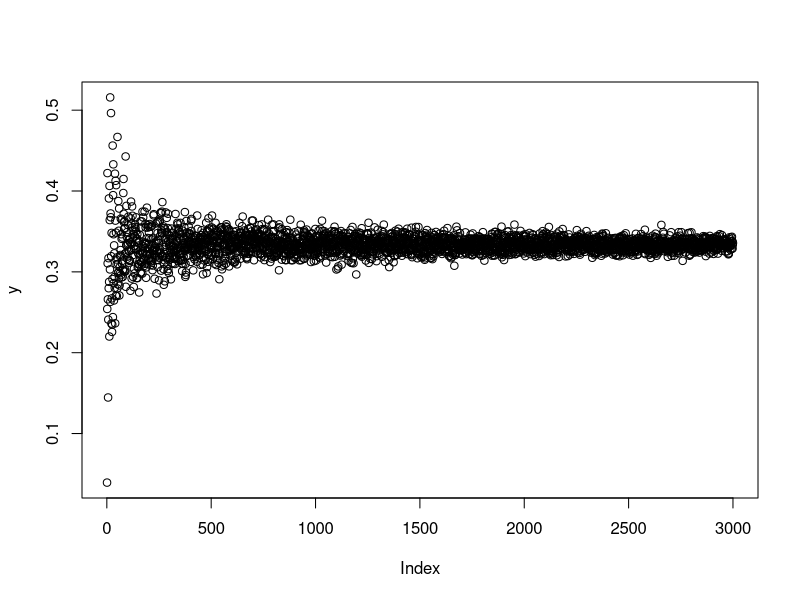
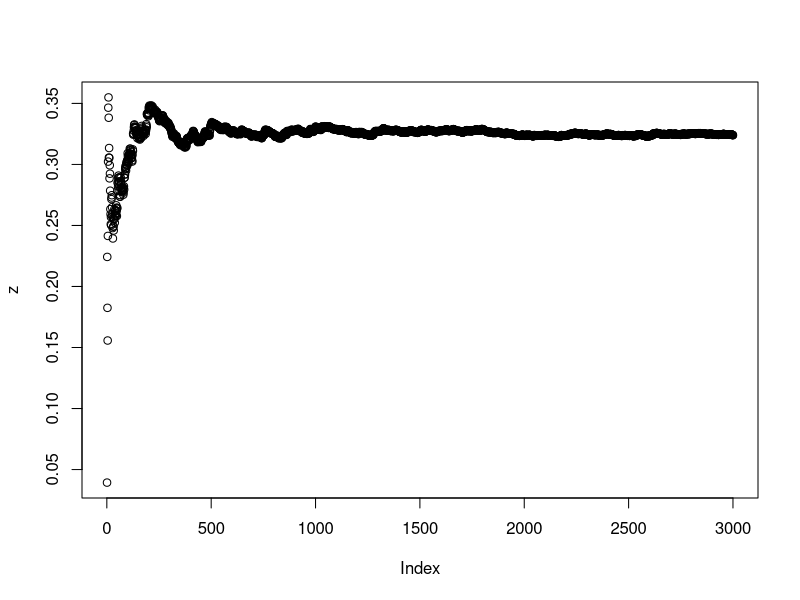
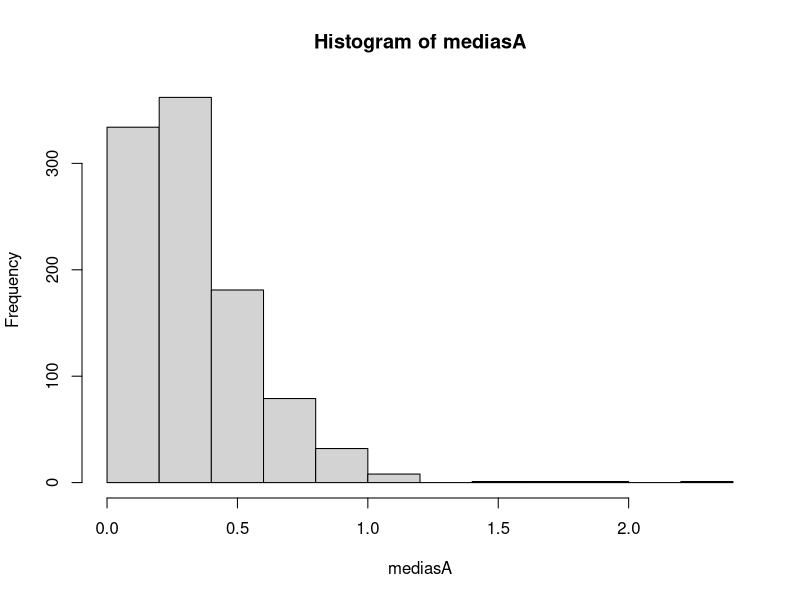
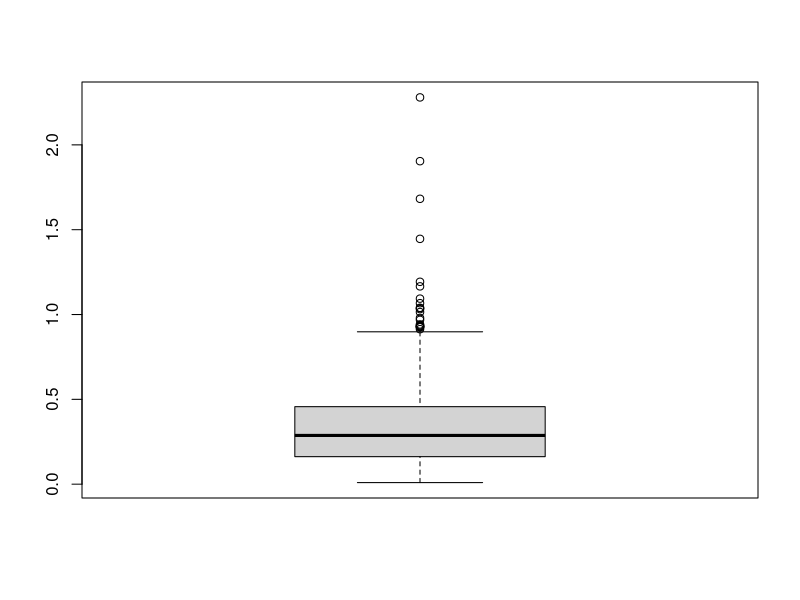
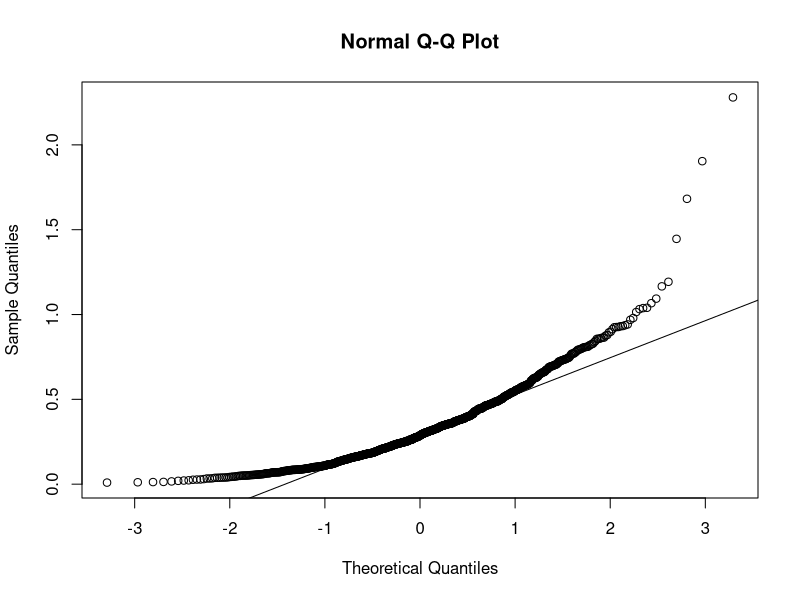
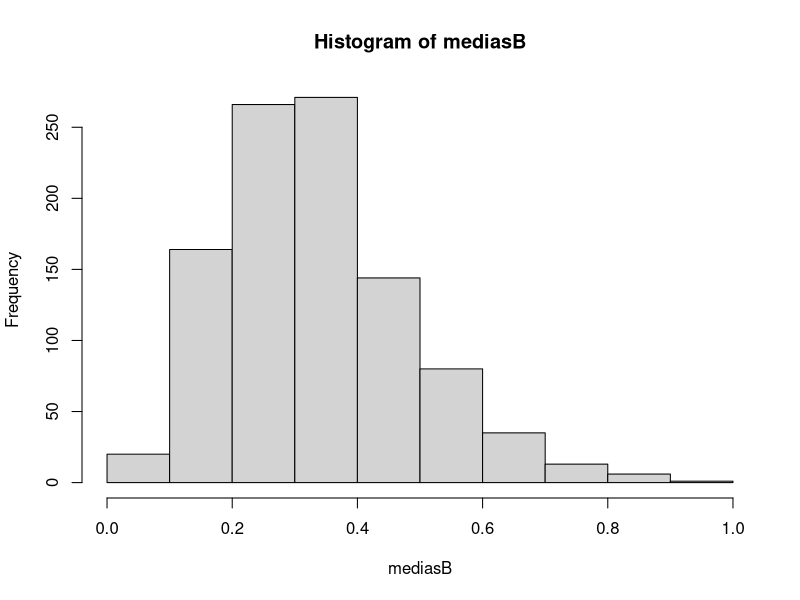
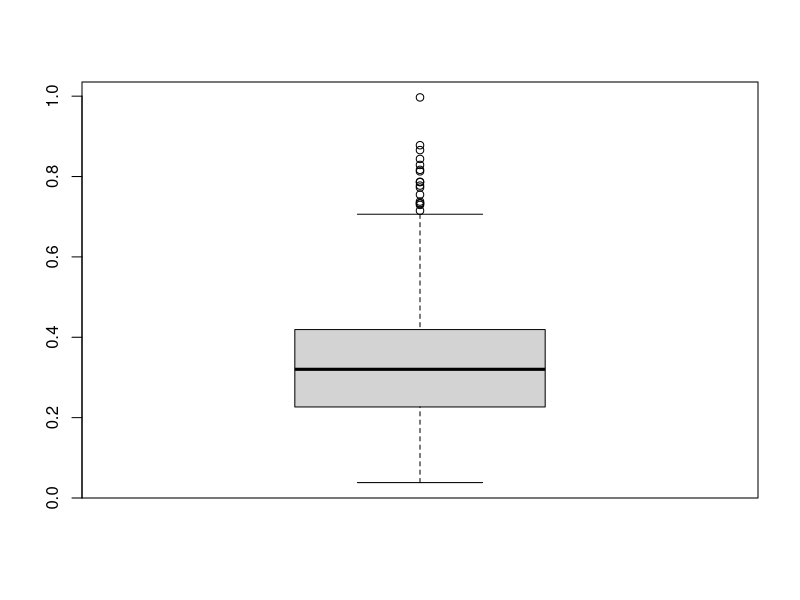
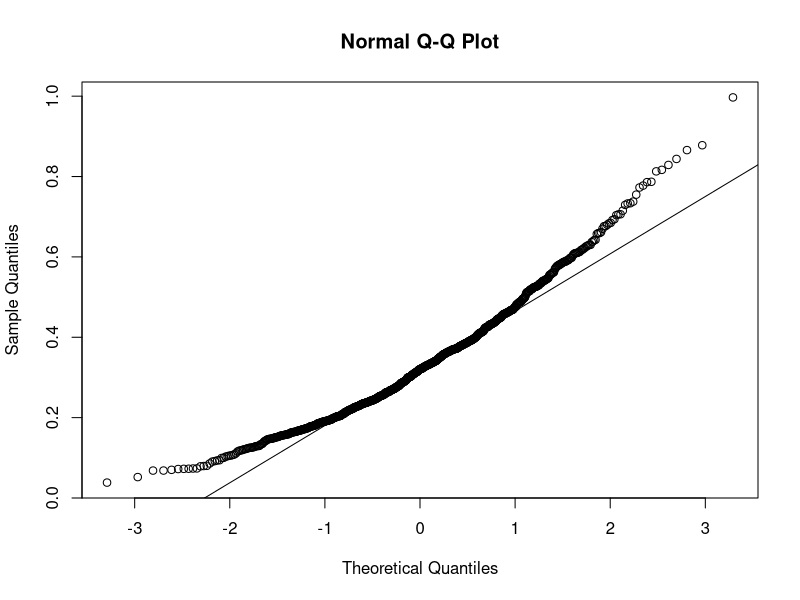

Recreate these plots in R, in order.
#Trabajo Práctico Probabilidad y Estadística (c)#
#Segundo Cuatrimestre 2017#
# Luis Greco - Nicolas Hertzulis - Ruslan Sobol#

#Fijo la "semilla" para que no nos de cosas distintos resultados cada vez que experimentamos
set.seed(1109)

#Ejercicio 1
#Esto es un copypaste de la exponencial de la clase11 pero que en el return tiene la media


funcion.inversa <- function(u, lambda){
  sal <- -1*log(1-u)/lambda
  return(sal)
}
Generar.exponenciales_devolviendo_media <- function(n,lambda){
  U <- runif(n)
  sal <- funcion.inversa(U,lambda)
  return(mean(sal))
}
y <- seq(length = 3000)
for (i in 1:3000){
  y[i] <- Generar.exponenciales_devolviendo_media(i, 3)
}
z <- seq(length = 3000)
for (j in 1:3000){
  set.seed(1109)
  z[j] <- Generar.exponenciales_devolviendo_media(j, 3)
}


plot(y)
plot(z)
#Ver los graficos bizarros que me da

#Ejercicio 2
#2 a)
mediasA <- seq(length=1000)
for (j in 1:1000){
x1 <- rexp(1, rate = 3)
x2 <- rexp(1, rate = 3)
mediasA[j] <- (x1+x2)/2
}
#Histograma
hist(mediasA)

#Boxplot
boxplot(mediasA)

#Q-Q Plot
qqnorm(mediasA)
qqline(mediasA)#La cola del plot

# Punto b)

mediasB <- seq(length = 1000)

for (i in 1:1000){
a <- c(rexp(1, rate = 3), rexp(1, rate = 3), rexp(1, rate = 3), rexp(1, rate = 3), rexp(1, rate = 3))
mediasB[i] = mean(a)
}
#Histograma
hist(mediasB)

#Boxplot
boxplot(mediasB)

#Q-Q Plot
qqnorm(mediasB)
qqline(mediasB)#La cola del plot


#Punto C
mediasC1 <- seq(length = 1000) #Acá van con n=30
mediasC2 <-seq(length = 1000) #Acá van con n=500

a <- seq(length = 1000)
b <- seq(length = 1000)

for (j in 1:1000){
  a <- rexp(30, 3)
  b <- rexp(500, 3)
  mediasC1[j] = mean(a)
  mediasC2[j] = mean(b)
}

#Histograma
hist(mediasC1)
hist(mediasC2)

#Boxplot
boxplot(mediasC1)
boxplot(mediasC2)

#Q-Q Plot
qqnorm(mediasC1)
qqline(mediasC1)#La cola del plot

qqnorm(mediasC2)
qqline(mediasC2)

#Punto D
c <- rnorm(1000, 0, 1)
hist(c)
boxplot(c)
qqnorm(c)
qqline(c)

#Punto E


#EJ 3

#Punto a)
mediaX1 <- mean(mediasA)
varX1 <- var(mediasA)

mediaX1
varX1

mediaX2 <- mean(mediasB)
varX2 <- var(mediasB)

mediaX3 <- mean(mediasC1)
varX3 <- var(mediasC1)

mediaX4 <- mean(mediasC2)
varX4 <- var(mediasC2)

#Punto b)

#Transformación: (1/3 es la esperanza de la exp(3) )
transformacionA <- (mediaX1 - (1/3))/(sqrt((1/9)/1000))
transformacionA

transformacionB <- (mediaX2 - (1/5))/(sqrt((1/25)/1000))
transformacionB

transformacionC1 <- (mediaX3 - (1/30))/(sqrt((1/900)/1000))
transformacionC1

transformacionC2 <- (mediaX3 - (1/500))/(sqrt((1/250000)/1000))
transformacionC2

#DE QUE ME PIDEN QUE HAGA LOS BOXPLOTS??? NO ME QUEDA CLARO
boxplot(mediasA, mediasB, mediasC1, mediasC2)

qqnorm(mediasA)
qqline(mediasA)

qqnorm(mediasB)
qqline(mediasB)

qqnorm(mediasC1)
qqline(mediasC1)

qqnorm(mediasC2)
qqline(mediasC2)
#Punto c)
